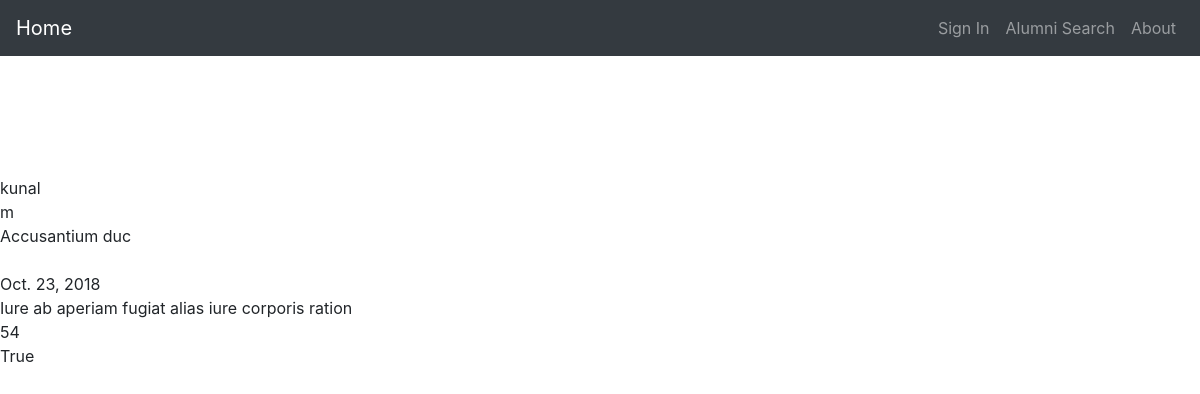
/detail/1, run on the app's committed database.
### event/models.py (models this page shows, shortened)
class User(models.Model):
	user=models.ForeignKey(AuthUser,on_delete=models.CASCADE)
	name = models.CharField(max_length=20)
	gender = models.CharField(max_length=7,choices=gender)
	branch = models.CharField(max_length=15)
	paasout_year = models.DateField()
	dob = models.DateField()
	address = models.CharField(max_length=50)
	contact_number = models.CharField(max_length=15)
	is_admin = models.BooleanField()

### event/views.py (the view)
# urls.py: path('detail/<id>',get_detail,name='detail'),
def get_detail(request,id):
    obj = User.objects.get(id=id)
    return render(request,'event/detail.html',{'obj':obj})

### event/templates/event/detail.html
{% extends 'base.html' %}
{% block content %}
{% include "navbar.html" %}
<br>{{ obj.name }}
<br>{{ obj.gender }}
<br>{{ obj.branch }}
<br>{{ obj.passout_year }}
<br>{{ obj.dob }}
<br>{{ obj.address }}
<br>{{ obj.contact_number }}
<br>{{ obj.is_admin }}
{% endblock %}

### data on the page
User: name "kunal", gender "m", branch "Accusantium duc", dob "Oct. 23, 2018", address "Iure ab aperiam fugiat alias iure corporis ration", contact_number "54", is_admin "True"
